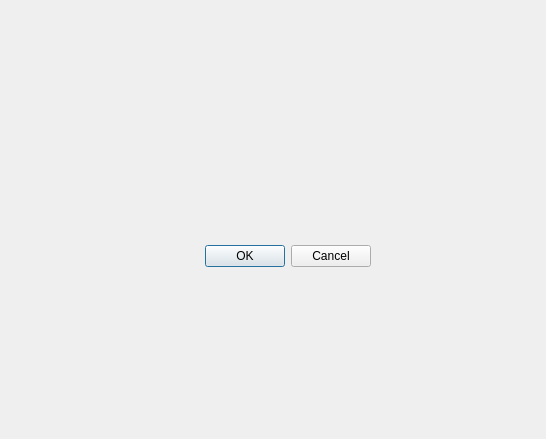
<?xml version="1.0" encoding="UTF-8"?>
<ui version="4.0">
 <class>main_task</class>
 <widget class="QDialog" name="main_task">
  <property name="geometry">
   <rect>
    <x>0</x>
    <y>0</y>
    <width>546</width>
    <height>439</height>
   </rect>
  </property>
  <property name="windowTitle">
   <string>Dialog</string>
  </property>
  <widget class="QDialogButtonBox" name="buttonBox">
   <property name="geometry">
    <rect>
     <x>30</x>
     <y>240</y>
     <width>341</width>
     <height>32</height>
    </rect>
   </property>
   <property name="orientation">
    <enum>Qt::Horizontal</enum>
   </property>
   <property name="standardButtons">
    <set>QDialogButtonBox::Cancel|QDialogButtonBox::Ok</set>
   </property>
  </widget>
 </widget>
 <resources/>
 <connections>
  <connection>
   <sender>buttonBox</sender>
   <signal>accepted()</signal>
   <receiver>main_task</receiver>
   <slot>accept()</slot>
   <hints>
    <hint type="sourcelabel">
     <x>248</x>
     <y>254</y>
    </hint>
    <hint type="destinationlabel">
     <x>157</x>
     <y>274</y>
    </hint>
   </hints>
  </connection>
  <connection>
   <sender>buttonBox</sender>
   <signal>rejected()</signal>
   <receiver>main_task</receiver>
   <slot>reject()</slot>
   <hints>
    <hint type="sourcelabel">
     <x>316</x>
     <y>260</y>
    </hint>
    <hint type="destinationlabel">
     <x>286</x>
     <y>274</y>
    </hint>
   </hints>
  </connection>
 </connections>
</ui>
